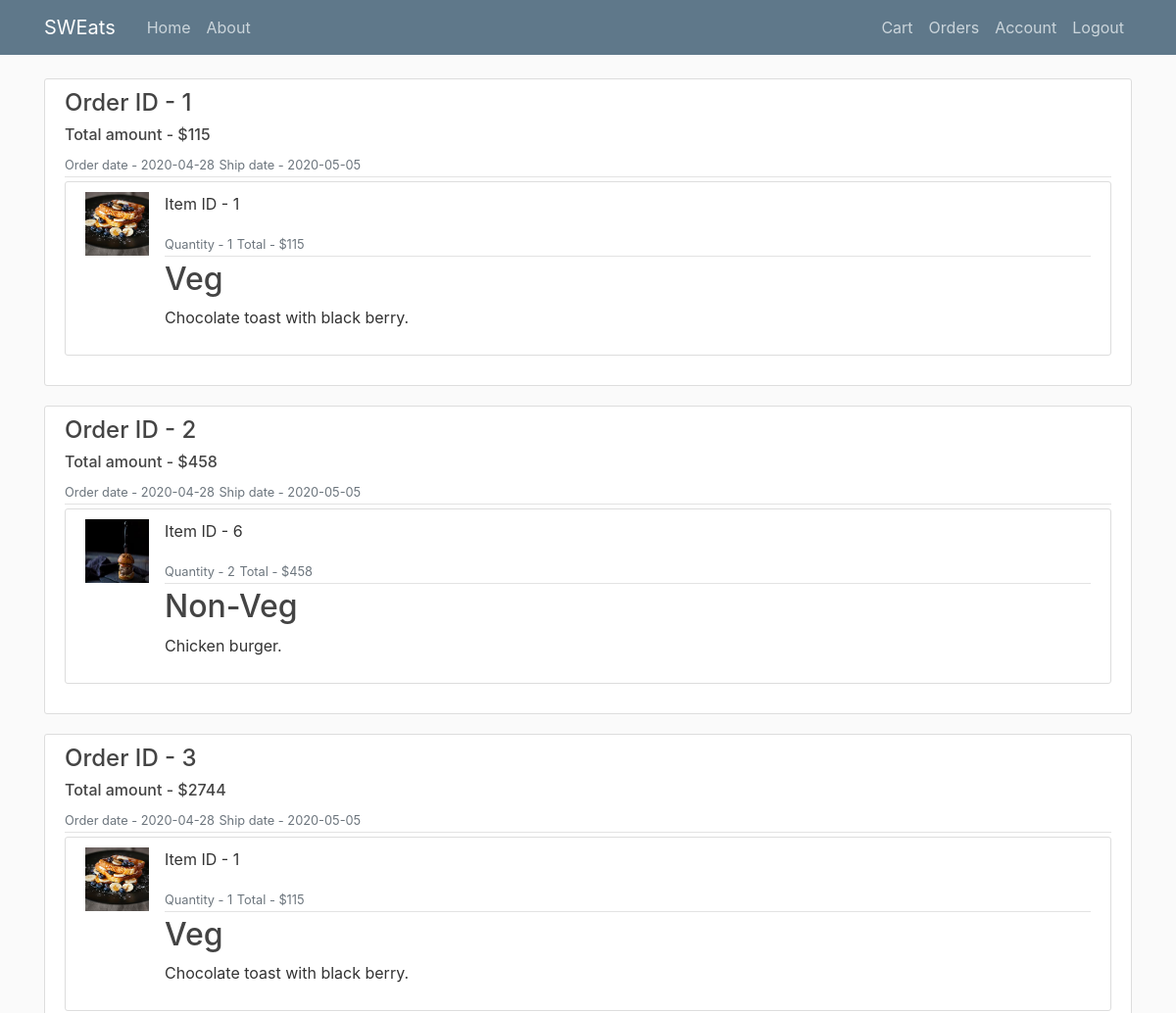
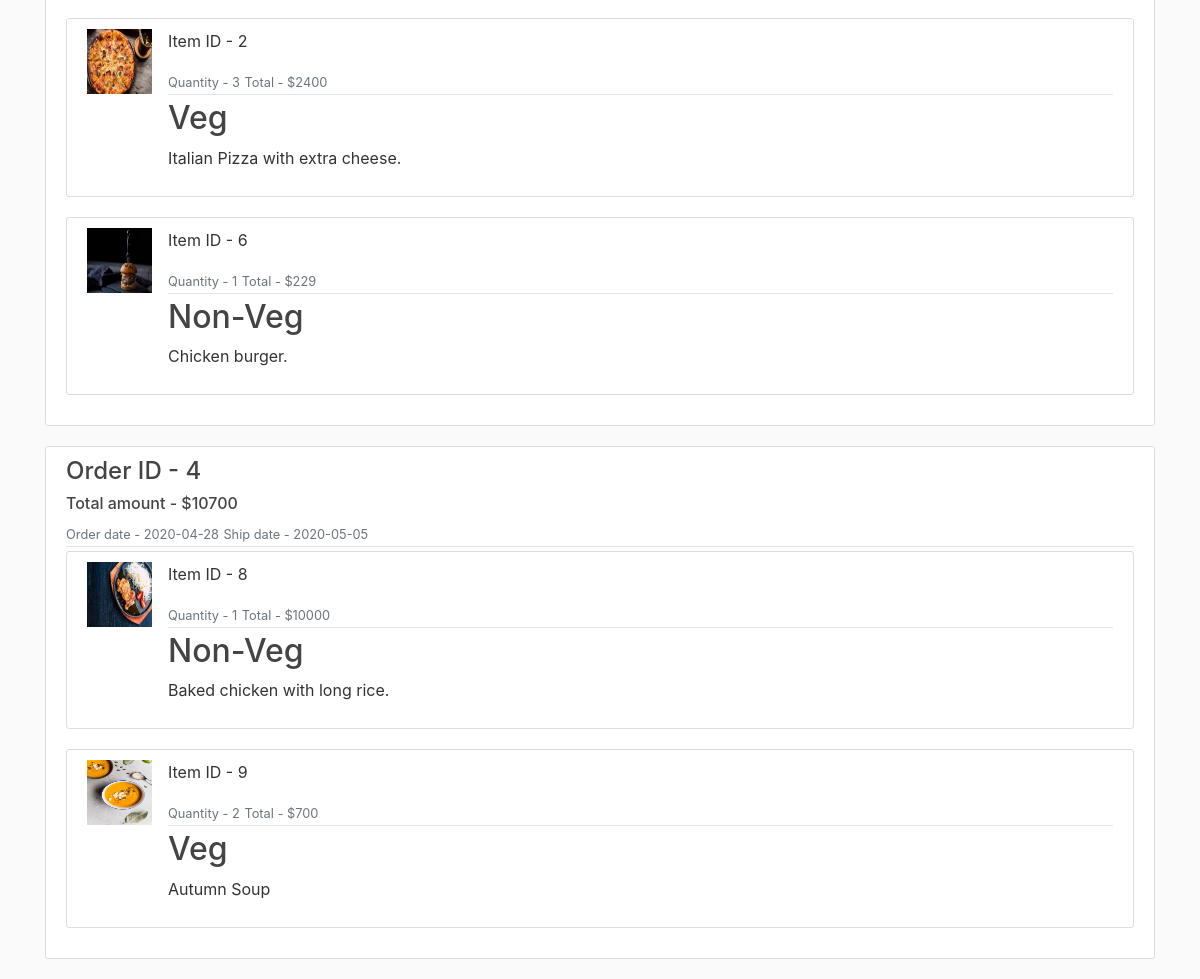
The app's page /orders (signed in) with its own data (2 pictures, top to bottom).
### sweats/models.py (models this page shows, shortened)
class Order(db.Model):
    __tablename__ = 'orders'
    id = db.Column(db.Integer , primary_key=True)
    order_date = db.Column(db.DateTime , default=datetime.utcnow)
    total_amount = db.Column(db.Integer , nullable=False)
    customer_id = db.Column(db.Integer , db.ForeignKey('customers.id') , nullable=False)
    order_items = db.relationship('OrderItem' , backref='order' , lazy=True)
    shipment = db.relationship('Shipment' , backref='order' , lazy=True)

class Shipment(db.Model):
    __tablename__ = 'shipments'
    order_id = db.Column(db.Integer , db.ForeignKey('orders.id') , primary_key=True)
    warehouse_id = db.Column(db.Integer , db.ForeignKey('warehouses.id') , primary_key=True)
    ship_date = db.Column(db.DateTime ,default=calShipDate, nullable=False)

class Item(db.Model):
    __tablename__ = 'items'
    id = db.Column(db.Integer , primary_key=True)
    category = db.Column(db.String(20))
    description = db.Column(db.String(200), nullable=False)
    image_file = db.Column(db.String(20), nullable=False)
    unit_price = db.Column(db.Integer , nullable=False)
    order_items = db.relationship('OrderItem' , backref='item' , lazy=True)

### sweats/routes/customer_routes.py (the view)
@app.route("/orders")
@login_required
def orders():
    orderList = Order.query.filter_by(customer_id=current_user.id)
    orderItems = {}
    for order in orderList:
        items = []
        for orderItem in order.order_items:
            item = Item.query.get_or_404(orderItem.item_id)
            pair = (item, orderItem.quantity)
            items.append(pair)
        orderItems[order] = items
    return render_template('orders.html', title="Orders", orders=orderList, orderItems=orderItems)

### sweats/models.py (called while the page is built)
@login_manager.user_loader
def load_user(user_id):
    return Customer.query.get(int(user_id))

### sweats/templates/orders.html
{% extends "layout.html" %}
{% block content %}
    {% for order in orders %}
    <div class="content-section">
        <div class="media-body">
            <div class="article-metadata">
                <h4 class="mr-2">Order ID - {{ order.id }}</h4>
                <h6 class="mr-2">Total amount - ${{ order.total_amount }}</h6>
                <small class="text-muted">Order date - {{ order.order_date.strftime('%Y-%m-%d') }}</small>
                <small class="text-muted">Ship date - {{ order.shipment[0].ship_date.strftime('%Y-%m-%d') }}</small>
            </div>
        </div>
        {% for item, quantity in orderItems[order] %}
        <article class="media content-section">
            <img class="article-img" src="{{ url_for('static', filename='product_pics/' + item.image_file) }}">
            <div class="media-body">
              <div class="article-metadata">
                <p class="mr-2">Item ID - {{ item.id }}</p>
                <small class="text-muted">Quantity - {{ quantity }}</small>
                <small class="text-muted">Total - ${{ item.unit_price * quantity }}</small>
              </div>
              <h2>{{ item.category }}</h2>
              <p class="article-content">{{ item.description }}</p>
            </div>
        </article>
        {% endfor %}
    </div>
    {% endfor %}
{% endblock content %}

### sweats/static/main.css (style rules this page uses)
body { background: #fafafa; color: #333333; margin-top: 5rem; }
h1, h2, h3, h4, h5, h6 { color: #444444; }
.content-section { background: #ffffff; padding: 10px 20px; border: 1px solid #dddddd; border-radius: 3px; margin-bottom: 20px; }
.article-content { white-space: pre-line; }
.article-img { height: 65px; width: 65px; margin-right: 16px; }
.article-metadata { padding-bottom: 1px; margin-bottom: 4px; border-bottom: 1px solid #e3e3e3 }

### records on screen
Order: id "1", total_amount "115", order_date "2020-04-28", ship_date "2020-05-05"
Item: image_file (picture), id "1", item.unit_price*quantity "115", category "Veg", description "Chocolate toast with black berry."
Order: id "2", total_amount "458", order_date "2020-04-28", ship_date "2020-05-05"
Item: image_file (picture), id "6", quantity "2", item.unit_price*quantity "458", category "Non-Veg", description "Chicken burger.", quantity "1", item.unit_price*quantity "229"
Order: id "3", total_amount "2744", order_date "2020-04-28", ship_date "2020-05-05"
Item: image_file (picture), id "2", quantity "3", item.unit_price*quantity "2400", category "Veg", description "Italian Pizza with extra cheese."
Order: id "4", total_amount "10700", order_date "2020-04-28", ship_date "2020-05-05"
Item: image_file (picture), id "8", quantity "1", item.unit_price*quantity "10000", category "Non-Veg", description "Baked chicken with long rice."
Item: image_file (picture), id "9", quantity "2", item.unit_price*quantity "700", category "Veg", description "Autumn Soup"
